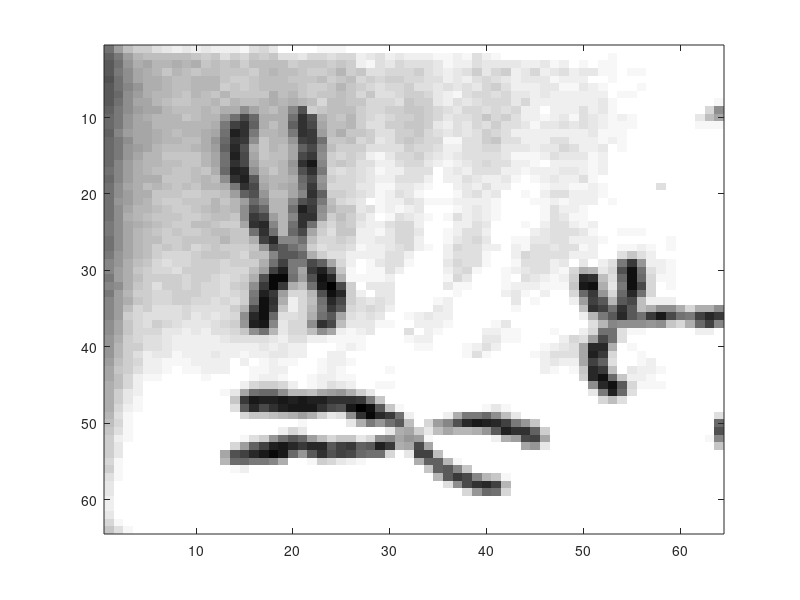
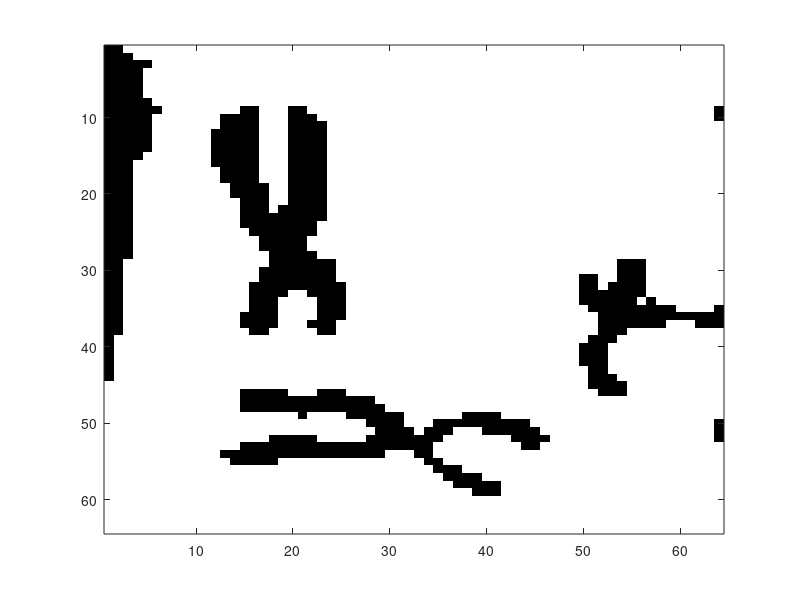
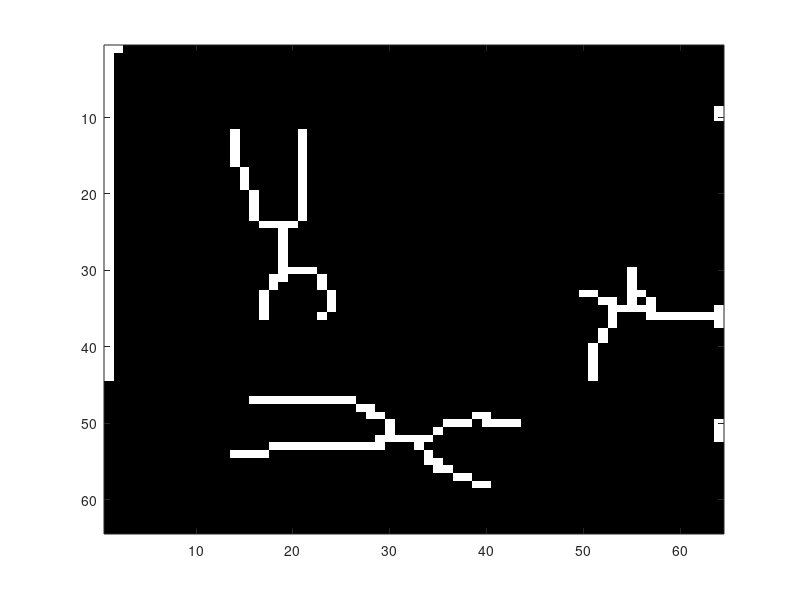
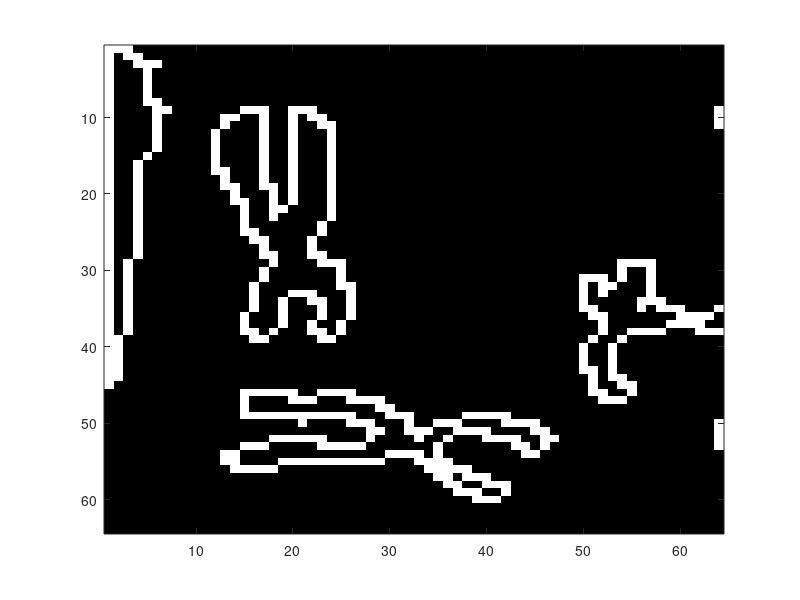

Source code (MATLAB) for these figures, in order:
clc 
clear all
chromo=fileread("chromo_manipulated.txt");
n=1;i=1;
%file manipulation
for j=1:4096
    if chromo(1,j)>64
        chromo(1,j)=chromo(1,j)-55;
    else if chromo(1,j)>47 && chromo(1,j)<58
            chromo(1,j)=chromo(1,j)-48;
    end
    end
        if j==(64+n)
            n=64+n;
            i=i+1;
            chromosomes(i,j-(n-1))=chromo(1,j);  
        else
            chromosomes(i,j-(n-1))=chromo(1,j);
        end
end
%% display task 1
%original image
chromosomes=double(chromosomes);
figure(1)
colormap(gray)
image(chromosomes,"CDataMapping","scaled")

%% binarizing task 2
%binary image
H=zeros(1,32);
binaryImage=zeros(64,64);
for i=1:64
    for j=1:64
        if chromosomes(i,j)<21
            binaryImage(i,j)=0;
        else
            binaryImage(i,j)=1;
        end
        H(chromosomes(i,j)+1)=H(chromosomes(i,j)+1)+1;
    end
end
pad_binary=ones(66,66);
pad_binary(2:65,2:65)=binaryImage;
for i=2:65
    for j=2:65
         if (pad_binary(i,j)==1)&&((pad_binary(i+1,j+1)==0 & pad_binary(i-1,j-1)==0) || (pad_binary(i-1,j+1)==0 & pad_binary(i+1,j-1)==0)|| (pad_binary(i,j+1)==0 & pad_binary(i,j-1)==0)|| (pad_binary(i-1,j)==0 & pad_binary(i+1,j)==0))
            pad_binary(i,j)=0;
        else
            continue
         end
    end
end
figure(2)
binaryImage=pad_binary(2:65,2:65);
colormap(gray)
image(binaryImage,"CDataMapping","scaled")

%% thinning task 3
%%zhang-suen thin image
count=1;
[r, c]=size(binaryImage);
thinImage=1-binaryImage;
delete=ones(r, c);
while count
    count=0;
    for i=2:r-1
        for j=2:c-1
            P=[thinImage(i,j) thinImage(i-1,j) thinImage(i-1,j+1) thinImage(i,j+1) thinImage(i+1,j+1) thinImage(i+1,j) thinImage(i+1,j-1) thinImage(i,j-1) thinImage(i-1,j-1) thinImage(i-1,j)]; % P1, P2, P3, ... , P8, P9, P2
            if (thinImage(i,j)==1 &&  sum(P(2:end-1))<=6 && sum(P(2:end-1)) >=2 && P(2)*P(4)*P(6)==0 && P(4)*P(6)*P(8)==0)   % conditions
                A=0;
                for k=2:size(P,2)-1
                    if P(k)==0 && P(k+1)==1
                        A=A+1;
                    end
                end
                if (A==1)
                    delete(i,j)=0;
                    count=1;
                end
            end
        end
    end
    thinImage=thinImage.*delete;  
    for i=2:r-1
        for j=2:c-1
            P=[thinImage(i,j) thinImage(i-1,j) thinImage(i-1,j+1) thinImage(i,j+1) thinImage(i+1,j+1) thinImage(i+1,j) thinImage(i+1,j-1) thinImage(i,j-1) thinImage(i-1,j-1) thinImage(i-1,j)];
            if (thinImage(i,j)==1 && sum(P(2:end-1))<=6 && sum(P(2:end-1)) >=2 && P(2)*P(4)*P(8)==0 && P(2)*P(6)*P(8)==0)   % conditions
                A=0;
                for k=2:size(P,2)-1
                    if P(k)==0 && P(k+1)==1
                        A=A+1;
                    end
                end
                if (A==1)
                    delete(i,j)=0;
                    count=1;
                end
            end
        end
    end
    thinImage=thinImage.*delete;
end
figure(3)
colormap(gray(2))
image(thinImage,"CDataMapping","scaled")

%% outline task 4
%outlined image
for i=2:65
    for j=2:65
        if abs(pad_binary(i,j)-pad_binary(i,j-1))==1 || abs(pad_binary(i,j)-pad_binary(i-1,j))==1
            outlineChromo(i,j)=1;
        else
            outlineChromo(i,j)=0;
        end
    end
end
figure(4)
outlineChromo=outlineChromo(2:65,2:65);
colormap(gray)
image(outlineChromo,"CDataMapping","scaled")

%% labelling task 5
%labelling
pad_binary=1-pad_binary;
tag=1;
for i=2:65
    for j=2:65
        if pad_binary(i,j)==1
             nbs=[pad_binary(i-1,j-1) pad_binary(i-1,j) pad_binary(i-1,j+1) pad_binary(i,j-1)];
             if pad_binary(i-1,j-1)==0 & pad_binary(i-1,j)==0 & pad_binary(i-1,j+1)==0 & pad_binary(i,j-1)==0
                 pad_binary(i,j)=tag;
                 tag=tag+1;
             elseif nnz(nbs)==1
                 index=find(nbs);
                 pad_binary(i,j)=nbs(index);
             else
                 indices=find(nbs);
                 l=min(nbs(indices));
                 pad_binary(i,j)=l;
             end
        end
    end
end
for i=2:65
    for j=2:65
        if pad_binary(i,j)~=0
             nbs=[pad_binary(i-1,j-1) pad_binary(i-1,j) pad_binary(i-1,j+1) pad_binary(i,j+1) pad_binary(i,j) pad_binary(i,j-1) pad_binary(i+1,j+1) pad_binary(i+1,j) pad_binary(i+1,j-1)];
                if nnz(nbs)>=0      
                indices=find(nbs);
                  l=max(nbs(indices));
                 pad_binary(i,j)=l;
                end
        end
    end
end
for i=65:-1:2
    for j=65:-1:2
        if pad_binary(i,j)~=0
             nbs=[pad_binary(i-1,j-1) pad_binary(i-1,j) pad_binary(i-1,j+1) pad_binary(i,j+1) pad_binary(i,j) pad_binary(i,j-1) pad_binary(i+1,j+1) pad_binary(i+1,j) pad_binary(i+1,j-1)];
                if nnz(nbs)>=0      
                indices=find(nbs);
                  l=max(nbs(indices));
                 pad_binary(i,j)=l;
                end
        end
    end
end
for i=2:65
    for j=65:-1:2
        if pad_binary(i,j)~=0
             nbs=[pad_binary(i-1,j-1) pad_binary(i-1,j) pad_binary(i-1,j+1) pad_binary(i,j+1) pad_binary(i,j) pad_binary(i,j-1) pad_binary(i+1,j+1) pad_binary(i+1,j) pad_binary(i+1,j-1)];
             if nnz(nbs)>=0      
             indices=find(nbs);
                  l=max(nbs(indices));
                 pad_binary(i,j)=l;
             end
        end
    end
end
for i=65:-1:2
    for j=2:65
        if pad_binary(i,j)~=0
             nbs=[pad_binary(i-1,j-1) pad_binary(i-1,j) pad_binary(i-1,j+1) pad_binary(i,j+1) pad_binary(i,j) pad_binary(i,j-1) pad_binary(i+1,j+1) pad_binary(i+1,j) pad_binary(i+1,j-1)];
                if nnz(nbs)>=0      
                indices=find(nbs);
                  l=max(nbs(indices));
                 pad_binary(i,j)=l;
                end
        end
    end
end
for i=2:65
    for j=2:65
        if pad_binary(i,j)~=0
             nbs=[pad_binary(i-1,j-1) pad_binary(i-1,j) pad_binary(i-1,j+1) pad_binary(i,j+1) pad_binary(i,j) pad_binary(i,j-1) pad_binary(i+1,j+1) pad_binary(i+1,j) pad_binary(i+1,j-1)];
                if nnz(nbs)>=0      
                indices=find(nbs);
                  l=max(nbs(indices));
                 pad_binary(i,j)=l;
                end
        end
    end
end
labelledImage=pad_binary(2:65,2:65);
%remove unwanted objects
for i=1:64
    for j=1:64
        if labelledImage(i,j)==1 || labelledImage(i,j)==4 || labelledImage(i,j)==13
            labelledImage(i,j)=0;
        end
    end
end
figure(5)
image(labelledImage,"CDataMapping","scaled")

%% rotation task 6
%rotate an image 
theta=-90;
d=sqrt(64^2+64^2);
r=round(d-64)+1;
R=r+64;
c=round(d-64)+1;
C=c+64;
padImage=zeros(R,C);
padImage(r/2:r/2+63,c/2:c/2+63)=chromosomes;
xc=round((c+65)/2);
yc=round((r+65)/2);
for i=1:R
    for j=1:C
         x=(i-xc)*cosd(theta)+(j-yc)*sind(theta);
         y=-(i-xc)*sind(theta)+(j-yc)*cosd(theta);
         x=round(x)+xc;
         y=round(y)+yc;
         if (x>=1&x<=R && y>=1&y<=C)
              rotatedImage(i,j)=padImage(x,y);          
         end
    end
end
figure(6)
colormap("gray")
image(rotatedImage,"CDataMapping","scaled")

%% extra code tryouts
% %histogram equalization
% Hc=zeros(size(H));
% Hc(1)=H(1);
% for i=2:32
%         Hc(i)=Hc(i-1)+H(i);
% end
% T=round(31*Hc/(64*64));
% histEq=zeros(size(chromosomes));
% for i=1:64
%     for j=1:64
%         histEq(i,j)=T(chromosomes(i,j)+1);
%     end
% end
% figure(3)
% colormap(gray)
% image(histEq)

%smoothing did not work
%smooth=zeros(66,66)
% for i=2:65
%     for j=2:65
%         c=0;
%         for k=i-1:i+1
%             for l=j-1:j+1
%                 c=c+smooth(k,l);
%             end
%         end
%         smooth(i,j)=c/9;
%     end
% end
% figure(3)
% colormap(gray)
% image(smooth,"CDataMapping","scaled")
